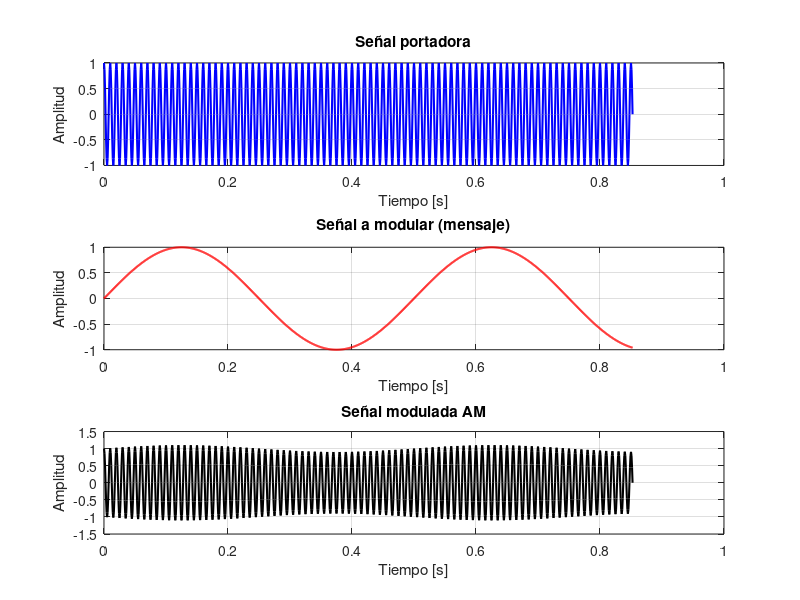

Here is the MATLAB script that generated this plot:
% AM
clc, 
clear, 
close all;

N = 1024;               % Total de muestras
Fs = 1200;              % Frecuencia de muestreo [Hz]
Ts = 1/Fs;              % Periodo de muestreo [s]
t = (0:N-1).*Ts;        % Vector de muestras

Ac = 1;                 % Amplitud portadora
fp = 100;               % Frecuencia portadora
fm = 2;                 % Frecuencia señal a modular
ka = 0.1;                 % Índice modulación

p = cos(2*pi*fp*t);     % Señal portadora
m = sin(2*pi*fm*t);     % Señal a modular

s = Ac.*(1 + ka.*m).*p; % Señal modulada AM

% Graficar Modulación AM
figure;

subplot(3,1,1)
plot(t, p, 'b', 'LineWidth', 1.5)
title('Señal portadora')
xlabel('Tiempo [s]')
ylabel('Amplitud')
grid on

subplot(3,1,2)
plot(t, m, 'r', 'LineWidth', 1.5)
title('Señal a modular (mensaje)')
xlabel('Tiempo [s]')
ylabel('Amplitud')
grid on

subplot(3,1,3)
plot(t, s, 'k', 'LineWidth', 1.5)
title('Señal modulada AM')
xlabel('Tiempo [s]')
ylabel('Amplitud')
grid on
